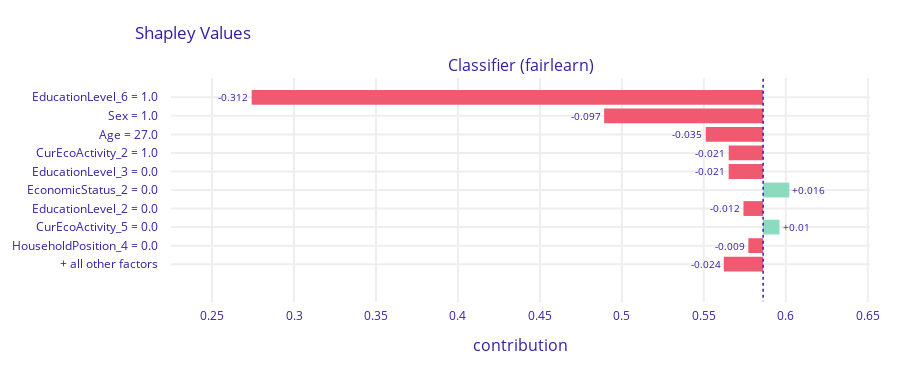

Here is the notebook cell this chart was saved with:
### Code cell
# Local explanation for male with low occupation (good original prediction)
expl = explainer.predict_parts(male_tn_sample, type='shap')
expl.plot()

### Figure 1 — Plotly figure (JSON) as saved in the notebook; plotly's stock layout.template omitted (floating-point values rounded to 4 significant figures)
{"data": [{"base": 0.5862, "hoverinfo": "text", "hoverlabel": {"bgcolor": "rgba(0,0,0,0.8)"}, "hovertext": ["Average response: 0.586<br>Prediction: 0.082<br>EducationLevel_6 = 1.0<br>decreases average response <br>by 0.312", "Average response: 0.586<br>Prediction: 0.082<br>Sex = 1.0<br>decreases average response <br>by 0.097", "Average response: 0.586<br>Prediction: 0.082<br>Age = 27.0<br>decreases average response <br>by 0.035", "Average response: 0.586<br>Prediction: 0.082<br>CurEcoActivity_2 = 1.0<br>decreases average response <br>by 0.021", "Average response: 0.586<br>Prediction: 0.082<br>EducationLevel_3 = 0.0<br>decreases average response <br>by 0.021", "Average response: 0.586<br>Prediction: 0.082<br>EconomicStatus_2 = 0.0<br>increases average response <br>by 0.016", "Average response: 0.586<br>Prediction: 0.082<br>EducationLevel_2 = 0.0<br>decreases average response <br>by 0.012", "Average response: 0.586<br>Prediction: 0.082<br>CurEcoActivity_5 = 0.0<br>increases average response <br>by 0.01", "Average response: 0.586<br>Prediction: 0.082<br>HouseholdPosition_4 = 0.0<br>decreases average response <br>by 0.009", "Average response: 0.586<br>Prediction: 0.082<br>+ all other factors<br>decreases average response <br>by 0.024"], "marker": {"color": ["#f05a71", "#f05a71", "#f05a71", "#f05a71", "#f05a71", "#8bdcbe", "#f05a71", "#8bdcbe", "#f05a71", "#f05a71"]}, "orientation": "h", "showlegend": false, "text": ["-0.312", "-0.097", "-0.035", "-0.021", "-0.021", "+0.016", "-0.012", "+0.01", "-0.009", "-0.024"], "textposition": "outside", "type": "bar", "x": [-0.312, -0.097, -0.035, -0.021, -0.021, 0.016, -0.012, 0.01, -0.009, -0.024], "xaxis": "x", "y": ["EducationLevel_6 = 1.0", "Sex = 1.0", "Age = 27.0", "CurEcoActivity_2 = 1.0", "EducationLevel_3 = 0.0", "EconomicStatus_2 = 0.0", "EducationLevel_2 = 0.0", "CurEcoActivity_5 = 0.0", "HouseholdPosition_4 = 0.0", "+ all other factors"], "yaxis": "y"}], "layout": {"annotations": [{"font": {"size": 16}, "showarrow": false, "text": "Classifier (fairlearn)", "x": 0.5, "xanchor": "center", "xref": "paper", "y": 1, "yanchor": "bottom", "yref": "paper"}, {"font": {"size": 16}, "showarrow": false, "text": "contribution", "x": 0.5, "xanchor": "center", "xref": "paper", "y": 0, "yanchor": "top", "yref": "paper", "yshift": -30}], "font": {"color": "#371ea3"}, "height": 373, "margin": {"b": 71, "r": 30, "t": 78}, "shapes": [{"line": {"color": "#371ea3", "dash": "dot", "width": 1.5}, "type": "line", "x0": 0.5862, "x1": 0.5862, "xref": "x", "y0": -1, "y1": 11, "yref": "y"}], "title": {"text": "Shapley Values", "x": 0.15}, "xaxis": {"anchor": "y", "automargin": true, "domain": [0, 1], "fixedrange": true, "gridwidth": 2, "range": [0.225, 0.6514], "tickcolor": "white", "ticklen": 3, "ticks": "outside", "type": "linear", "zeroline": false}, "yaxis": {"anchor": "x", "automargin": true, "autorange": "reversed", "domain": [0, 1], "fixedrange": true, "gridwidth": 2, "tickcolor": "white", "ticklen": 10, "ticks": "outside", "type": "category"}}}
